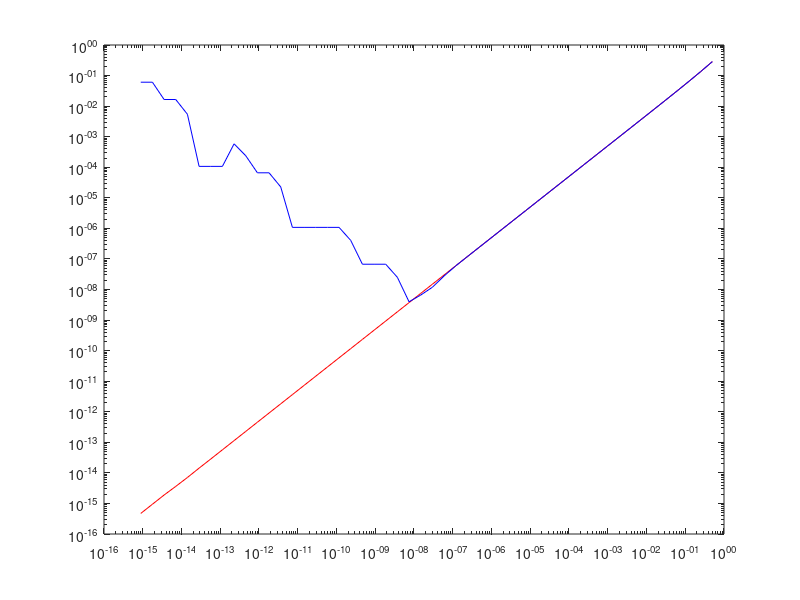

Reproduce this figure in MATLAB.
 x= pi/4
 derivataesatta = cos(x)
 for i=1:50
     h(i) = 2^-i
     r(i) = (sin(x+h(i))-sin(x))/h(i)
     d(i) = 2*cos(x+h(i)/2)*sin(h(i)/2)/h(i)

     err_relr(i) = abs(derivataesatta-r(i))/abs(derivataesatta)
     err_reld(i) = abs(derivataesatta-d(i))/abs(derivataesatta)
 end

figure
loglog(h,err_reld,'r-')
hold on
loglog(h,err_relr,'b-')
